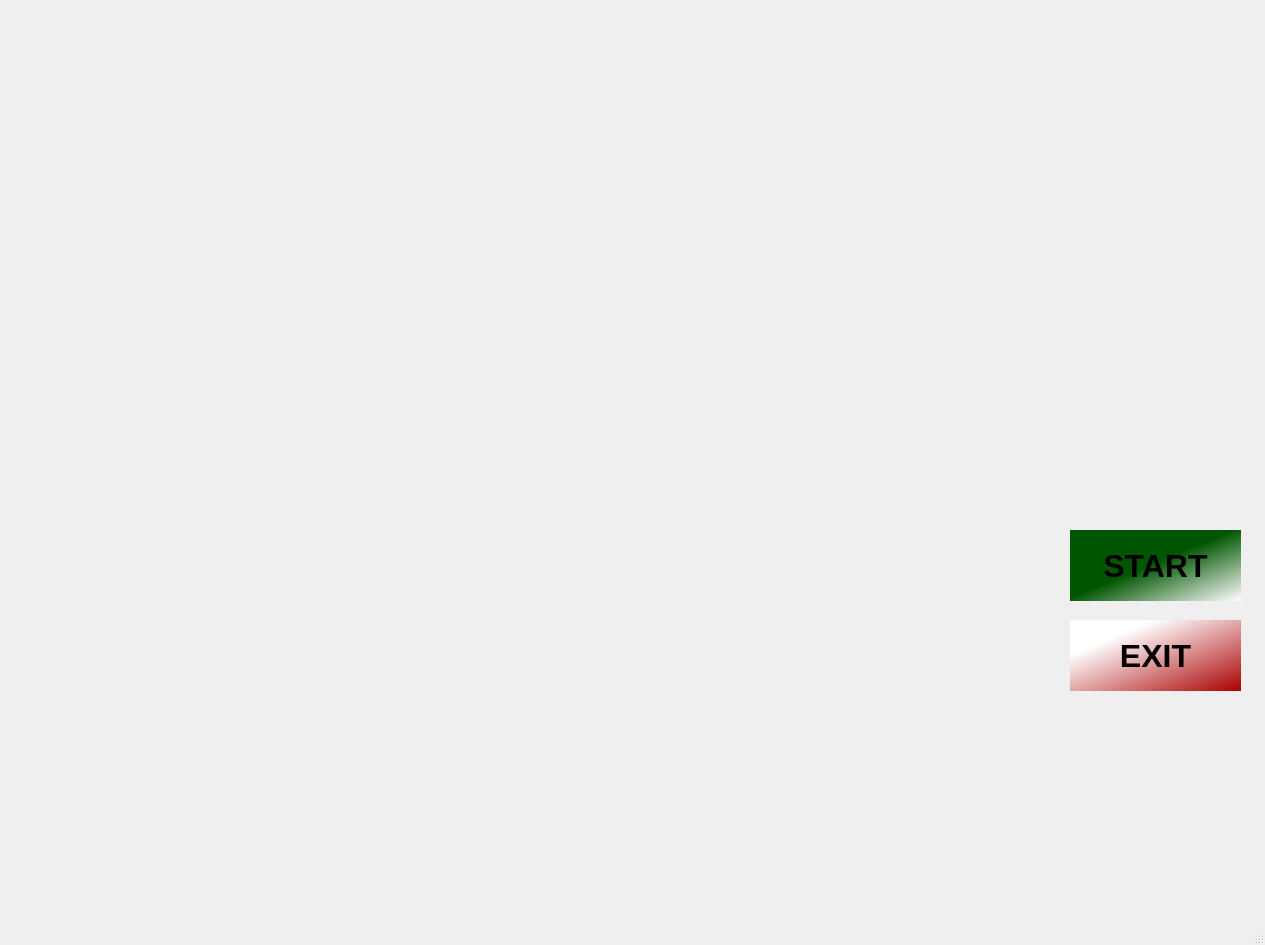
<?xml version="1.0" encoding="UTF-8"?>
<ui version="4.0">
 <class>jarvisUi</class>
 <widget class="QMainWindow" name="jarvisUi">
  <property name="geometry">
   <rect>
    <x>0</x>
    <y>0</y>
    <width>1265</width>
    <height>945</height>
   </rect>
  </property>
  <property name="windowTitle">
   <string>MainWindow</string>
  </property>
  <widget class="QWidget" name="centralwidget">
   <widget class="QLabel" name="label">
    <property name="geometry">
     <rect>
      <x>4</x>
      <y>-5</y>
      <width>1261</width>
      <height>931</height>
     </rect>
    </property>
    <property name="text">
     <string/>
    </property>
    <property name="pixmap">
     <pixmap>jarvis_img/212508.gif</pixmap>
    </property>
    <property name="scaledContents">
     <bool>true</bool>
    </property>
   </widget>
   <widget class="QLabel" name="label_2">
    <property name="geometry">
     <rect>
      <x>10</x>
      <y>530</y>
      <width>421</width>
      <height>261</height>
     </rect>
    </property>
    <property name="text">
     <string/>
    </property>
    <property name="pixmap">
     <pixmap>jarvis_img/3Hb_eh.gif</pixmap>
    </property>
    <property name="scaledContents">
     <bool>true</bool>
    </property>
   </widget>
   <widget class="QLabel" name="label_3">
    <property name="geometry">
     <rect>
      <x>30</x>
      <y>20</y>
      <width>471</width>
      <height>201</height>
     </rect>
    </property>
    <property name="text">
     <string/>
    </property>
    <property name="pixmap">
     <pixmap>jarvis_img/SpanishFirstAmmonite-size_restricted.gif</pixmap>
    </property>
    <property name="scaledContents">
     <bool>true</bool>
    </property>
   </widget>
   <widget class="QTextBrowser" name="textBrowser">
    <property name="geometry">
     <rect>
      <x>1000</x>
      <y>70</y>
      <width>231</width>
      <height>71</height>
     </rect>
    </property>
    <property name="styleSheet">
     <string notr="true">background:transparent;
border-radius:none;</string>
    </property>
   </widget>
   <widget class="QTextBrowser" name="textBrowser_2">
    <property name="geometry">
     <rect>
      <x>770</x>
      <y>70</y>
      <width>231</width>
      <height>71</height>
     </rect>
    </property>
    <property name="styleSheet">
     <string notr="true">background:transparent;
border-radius:none;</string>
    </property>
   </widget>
   <widget class="QLabel" name="label_7">
    <property name="geometry">
     <rect>
      <x>170</x>
      <y>220</y>
      <width>291</width>
      <height>231</height>
     </rect>
    </property>
    <property name="text">
     <string/>
    </property>
    <property name="pixmap">
     <pixmap>jarvis_img/hud_2.gif</pixmap>
    </property>
    <property name="scaledContents">
     <bool>true</bool>
    </property>
   </widget>
   <widget class="QLabel" name="label_8">
    <property name="geometry">
     <rect>
      <x>830</x>
      <y>240</y>
      <width>151</width>
      <height>151</height>
     </rect>
    </property>
    <property name="text">
     <string/>
    </property>
    <property name="pixmap">
     <pixmap>jarvis_img/c572a4f5-9930-44d3-9818-1d28ab0232b7.gif</pixmap>
    </property>
    <property name="scaledContents">
     <bool>true</bool>
    </property>
   </widget>
   <widget class="QPushButton" name="pushButton">
    <property name="geometry">
     <rect>
      <x>1070</x>
      <y>530</y>
      <width>171</width>
      <height>71</height>
     </rect>
    </property>
    <property name="font">
     <font>
      <pointsize>24</pointsize>
      <weight>75</weight>
      <bold>true</bold>
     </font>
    </property>
    <property name="styleSheet">
     <string notr="true">background:transparent;
background-color: qlineargradient(spread:pad, x1:0.08, y1:0.0738636, x2:1, y2:1, stop:0.432836 rgba(0, 85, 0, 255), stop:1 rgba(255, 255, 255, 255));
border-radius:none;</string>
    </property>
    <property name="text">
     <string>START</string>
    </property>
   </widget>
   <widget class="QPushButton" name="pushButton_2">
    <property name="geometry">
     <rect>
      <x>1070</x>
      <y>620</y>
      <width>171</width>
      <height>71</height>
     </rect>
    </property>
    <property name="font">
     <font>
      <pointsize>24</pointsize>
      <weight>75</weight>
      <bold>true</bold>
     </font>
    </property>
    <property name="styleSheet">
     <string notr="true">background:transparent;
border-radius:none;
background-color: qlineargradient(spread:pad, x1:0.08, y1:0.0738636, x2:1, y2:1, stop:0.18408 rgba(255, 255, 255, 255), stop:1 rgba(170, 0, 0, 255));</string>
    </property>
    <property name="text">
     <string>EXIT</string>
    </property>
   </widget>
  </widget>
  <widget class="QStatusBar" name="statusbar"/>
 </widget>
 <resources/>
 <connections/>
</ui>
